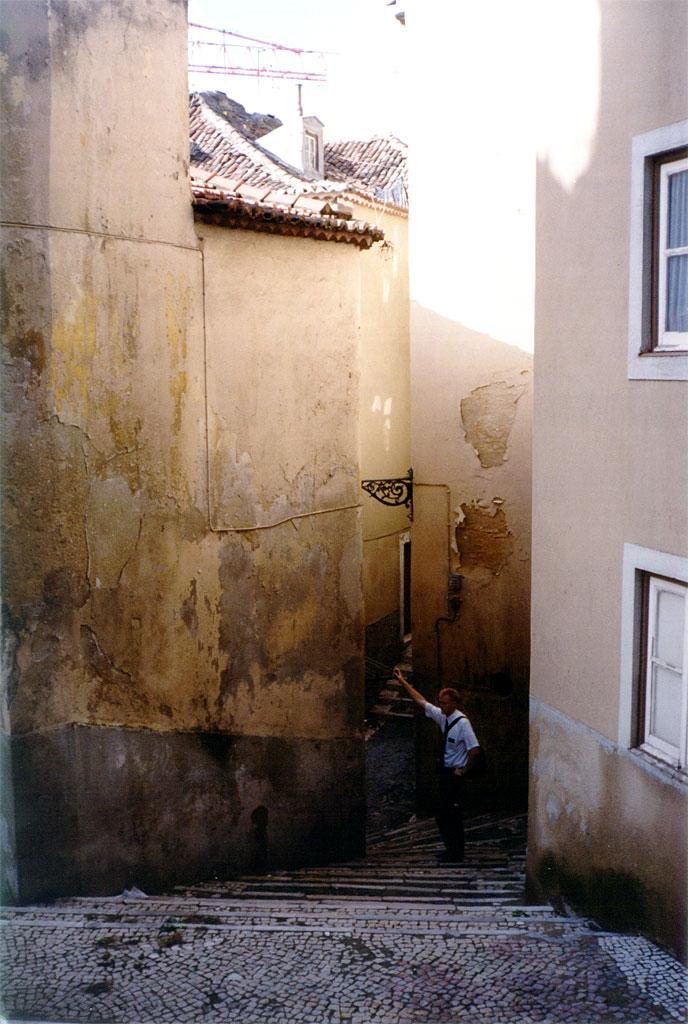
%> input picture SUN_source_code_v2/code/GeometricContext_dhoiem/test_dir/images/alley01.jpg, 688 x 1024 px
$ octave --eval "result = prefilt_jhhays(imread('../../../GeometricContext_dhoiem/test_dir/images/alley01.jpg'));"   (GNU Octave 9; MATLAB toolbox functions it lacks are replaced by stand-ins)
%> lines starting %> are read from the running program, lines starting %| are printed output that depends on the picture
function output = prefilt_jhhays(img, fc)
% ima = prefilt(img, fc);
% fc  = 4 (default)
%
% Input images are double in the range [0, 255];
% You can also input a block of images [ncols nrows 3 Nimages]
%
% For color images, normalization is done by dividing by the local
% luminance variance.

if nargin == 1
    fc = 2; % 4 cycles/image
end

w = 5;
s1 = fc/sqrt(log(2));

% Pad images to reduce boundary artifacts
img = log(img+1);
img = padarray(img, [w w], 'symmetric');
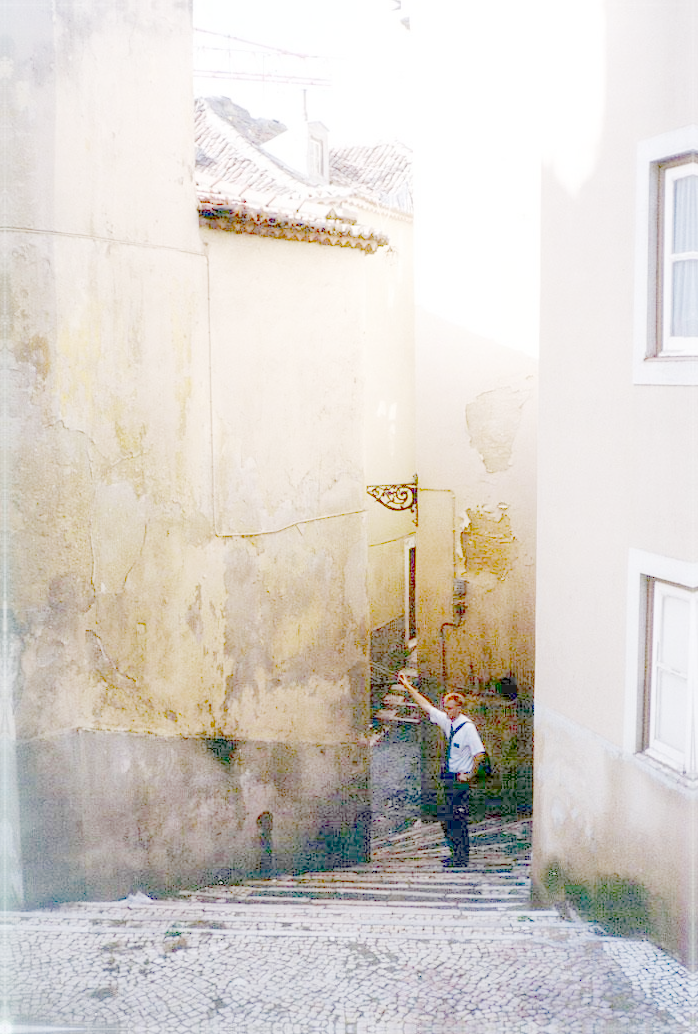
%> img: size 1034x698x3 double; mean R, G, B 4.68, 4.55, 4.41; drawn with min black and max white
[sn, sm, c, N] = size(img);
%> sn = 1034; sm = 698; c = 3; N = 1
n = max([sn sm]);
%> n = 1034
n = n + mod(n,2);
img = padarray(img, [n-sn n-sm], 'symmetric','post');
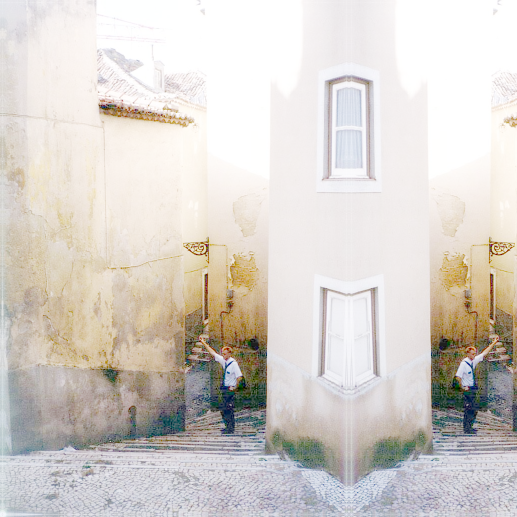
%> img: size 1034x1034x3 double (shown at 1/2 size); mean R, G, B 4.68, 4.56, 4.44; drawn with min black and max white

% Filter
[fx, fy] = meshgrid(-n/2:n/2-1);
gf = fftshift(exp(-(fx.^2+fy.^2)/(s1^2)));
gf = repmat(gf, [1 1 c N]);

% Whitening
output = img - real(ifft2(fft2(img).*gf));
clear img

% Local contrast normalization
localstd = repmat(sqrt(abs(ifft2(fft2(mean(output,3).^2).*gf(:,:,1,:)))), [1 1 c 1]);
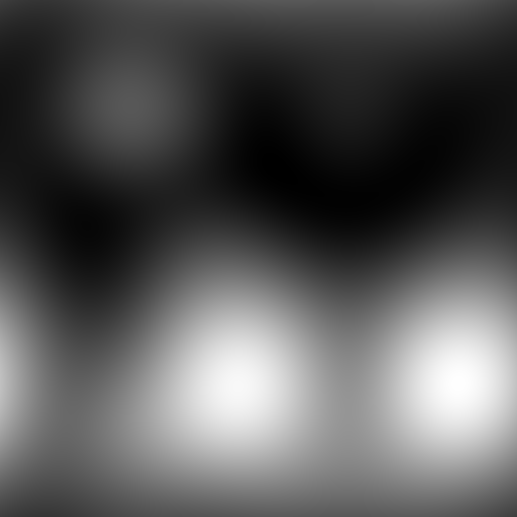
%> localstd: size 1034x1034x3 double (shown at 1/2 size); min 0.264, max 1.2, mean 0.586; drawn with min black and max white
output = output./(.1+localstd);  %0.2 before, why?

% Crop output to have same size than the input
output = output(w+1:sn-w, w+1:sm-w,:,:);
%> output: size 1024x688x3 double
output_sign = sign(output);
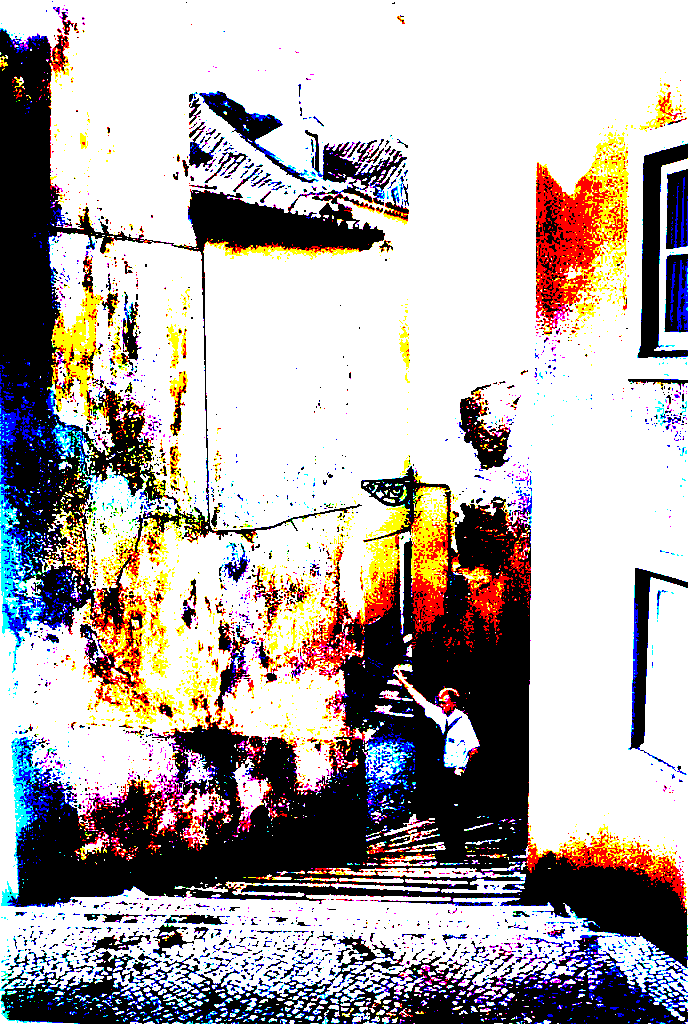
%> output_sign: size 1024x688x3 double; mean R, G, B 0.396, 0.333, 0.322; drawn with min black and max white
output = abs(output);
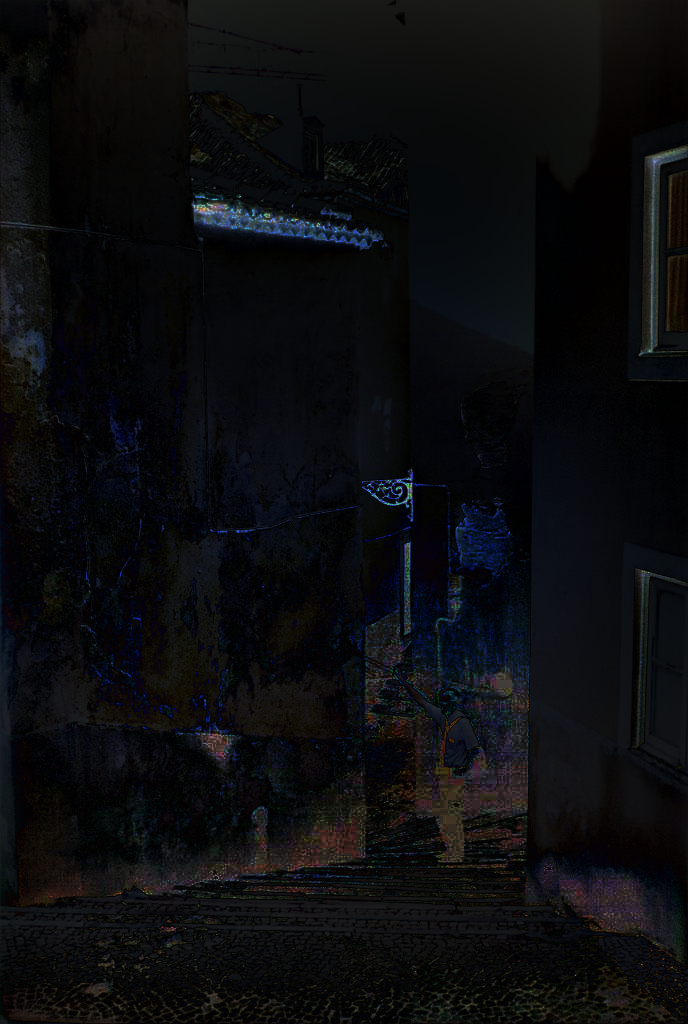
%> output: size 1024x688x3 double; mean R, G, B 0.502, 0.532, 0.618; drawn with min black and max white
output = output.^(.6);
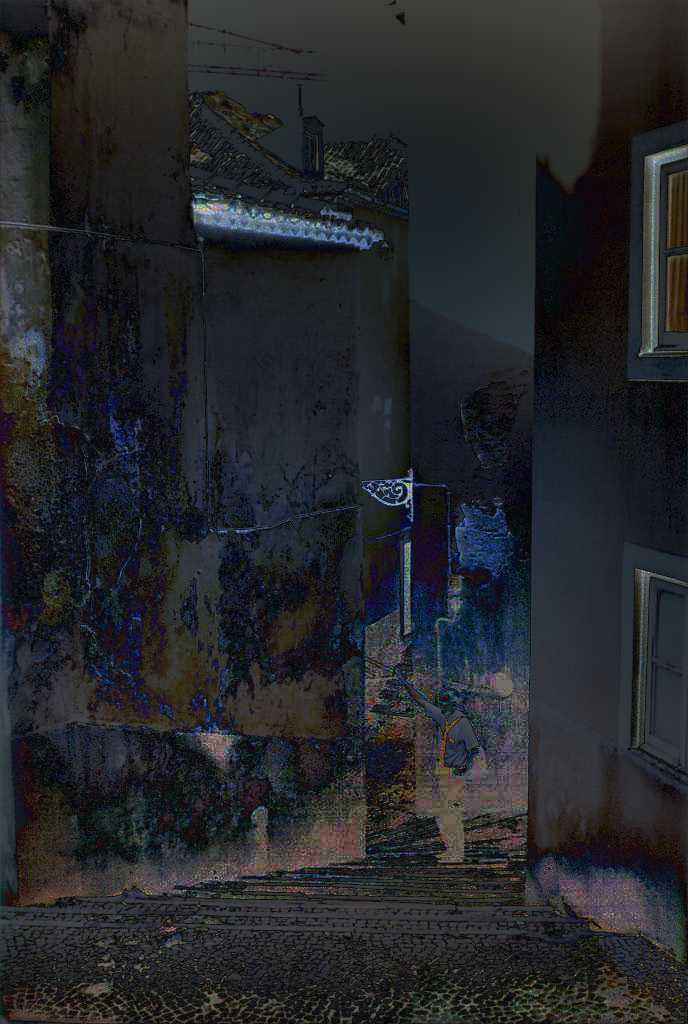
%> output: size 1024x688x3 double; mean R, G, B 0.605, 0.631, 0.688; drawn with min black and max white
output = output .* output_sign;
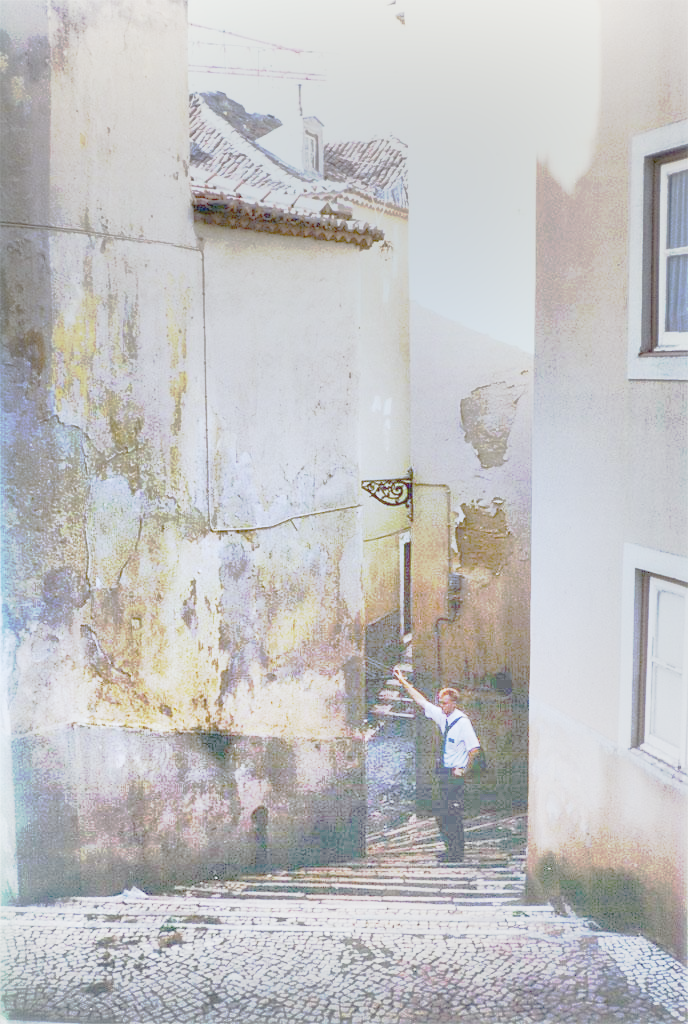
%> output: size 1024x688x3 double; mean R, G, B 0.156, 0.145, 0.16; drawn with min black and max white
output = output - min(min(min(output)));
output = output ./ max(max(max(output)));

$ run again, on SUN_source_code_v2/code/GeometricContext_dhoiem/test_dir/images/bedroom.jpg
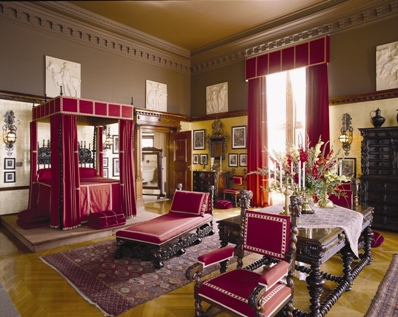
%> input picture SUN_source_code_v2/code/GeometricContext_dhoiem/test_dir/images/bedroom.jpg, 398 x 317 px
%> in prefilt_jhhays, `output_sign = sign(output);`:
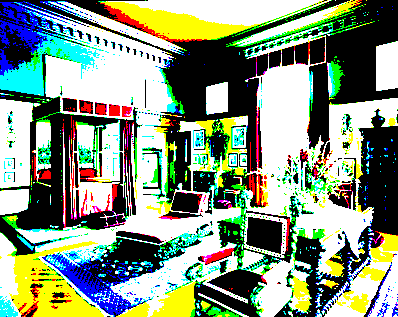
%> output_sign: size 317x398x3 double; mean R, G, B 0.0506, 0.179, -0.00342; drawn with min black and max white
%> in prefilt_jhhays, `output = output .* output_sign;`:
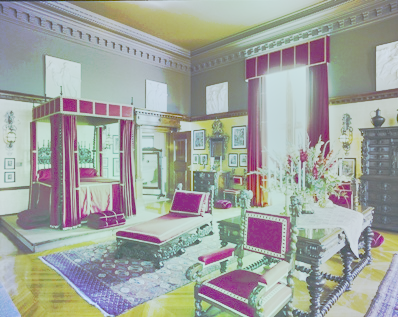
%> output: size 317x398x3 double; mean R, G, B 0.0271, 0.103, -0.0126; drawn with min black and max white
